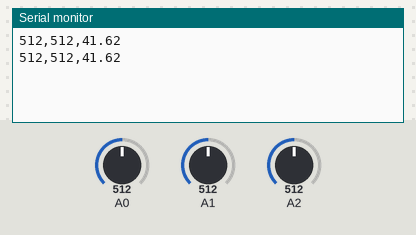
Recording of a sketch running on a simulated Arduino Uno, built with avr-gcc and run on an emulated ATmega328P. Shown: the last lines printed to the serial monitor. The test bench sets the inputs (shaded band); at power-on: A0 = 512, A1 = 512, A2 = 512.

Above: at 1.8 s.
1.9 s: A0 set to 716
At 2.8 s:
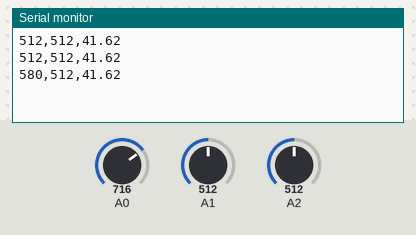
3.4 s: A1 set to 716
At 4.7 s:
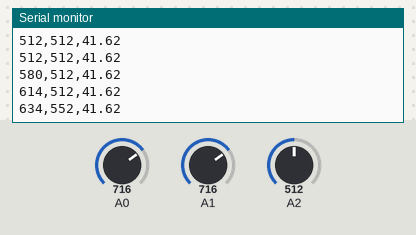
4.9 s: A2 set to 716
At 5.8 s:
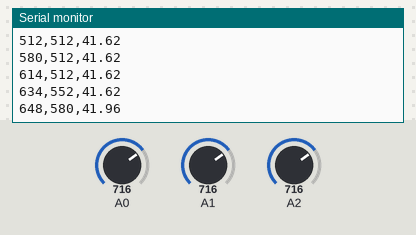
6.4 s: A0 set to 900
At 7.4 s:
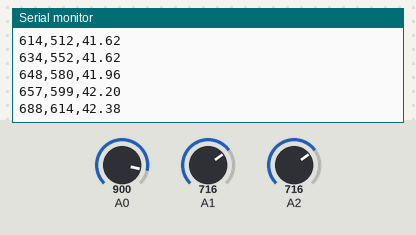
7.9 s: A1 set to 900
At 8.8 s:
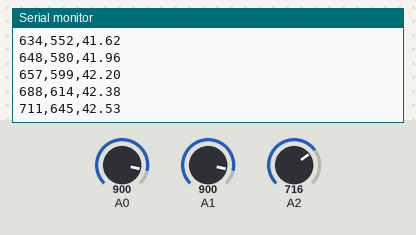
9.4 s: A2 set to 900
At 10.8 s:
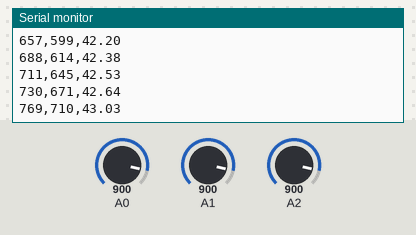
Timing chart, 0 to 11.9 s (numbered marks = the images above; inputs shaded):
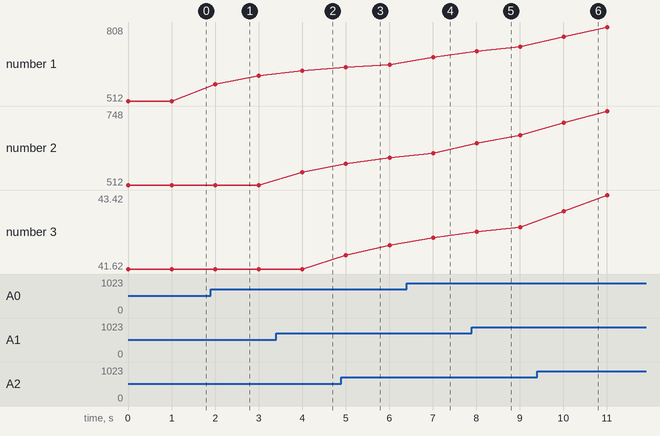

The sketch:

arduinoJSONtransmitter.ino
```cpp
const int N = 10;

int hrBuf[N];
int gasBuf[N];
float tempBuf[N];

int idx = 0;
bool filled = false;

void setup() {
  Serial.begin(9600);

  for (int i = 0; i < N; i++) {
    hrBuf[i] = 0;
    gasBuf[i] = 0;
    tempBuf[i] = 0.0;
  }
}

void loop() {
  hrBuf[idx]  = analogRead(A0);
  gasBuf[idx] = analogRead(A1);
  tempBuf[idx] = 36.5 + (analogRead(A2) * 0.01);
  idx = (idx + 1) % N;
  if (idx == 0) filled = true;
  int count = filled ? N : idx;

  long hrSum = 0;
  long gasSum = 0;
  float tempSum = 0.0;

  for (int i = 0; i < count; i++) {
    hrSum += hrBuf[i];
    gasSum += gasBuf[i];
    tempSum += tempBuf[i];
  }
  int heartrate = hrSum / count;
  int gaslevel  = gasSum / count;
  float temp    = tempSum / count;

  Serial.print(heartrate);
  Serial.print(",");
  Serial.print(gaslevel);
  Serial.print(",");
  Serial.println(temp, 2);

  delay(1000);
}
```

Measured:
- after the input at 1.9 s, the serial monitor: prints a new line after 0.10 s (image 1)
- after the input at 3.4 s, the serial monitor: prints a new line after 0.61 s (image 2)
- after the input at 4.9 s, the serial monitor: prints a new line after 0.11 s (image 3)
- after the input at 6.4 s, the serial monitor: prints a new line after 0.61 s (image 4)
- after the input at 7.9 s, the serial monitor: prints a new line after 0.11 s (image 5)
- after the input at 9.4 s, the serial monitor: prints a new line after 0.61 s (image 6)
- plotted number 1: 512 → 614 after the input at 1.9 s, 657 → 688 after the input at 6.4 s
- plotted number 2: 512 → 552 after the input at 3.4 s, 614 → 671 after the input at 7.9 s
